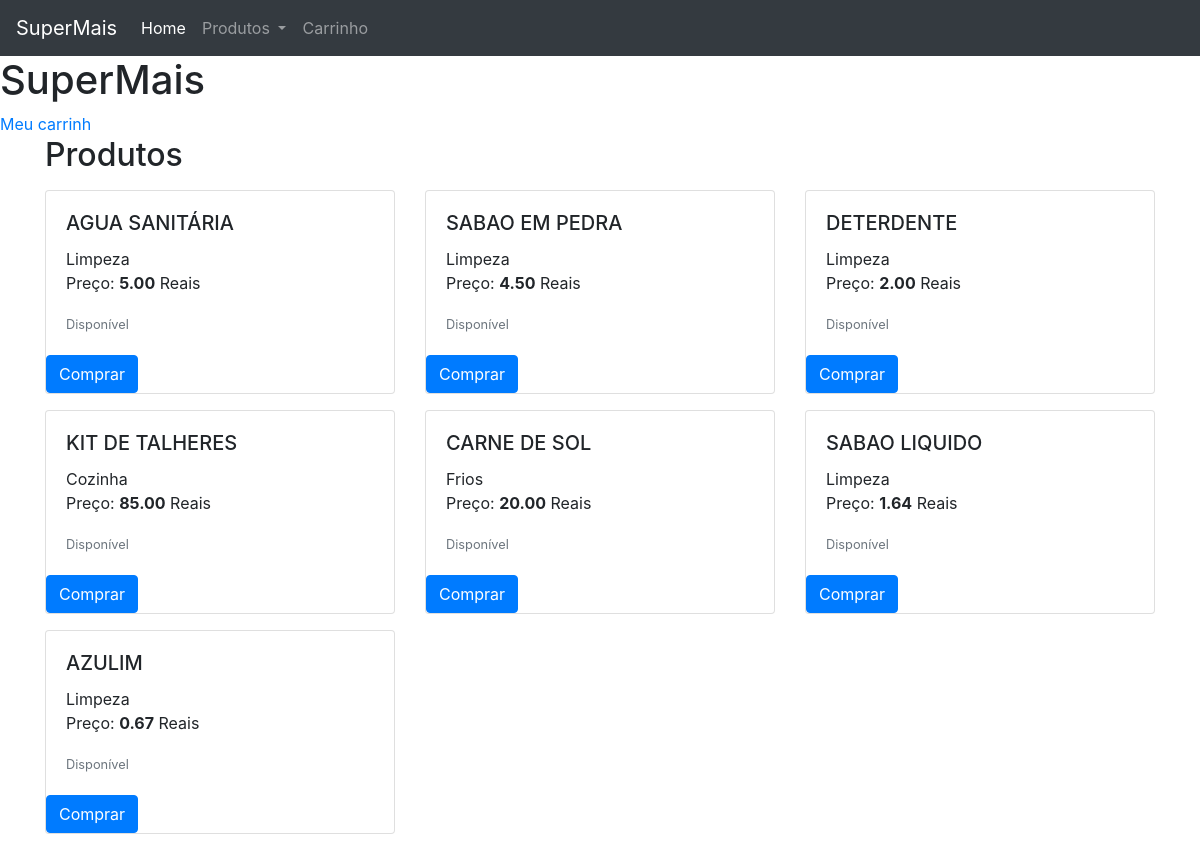
The page / on the database its author committed.
### dashboard/models.py (models this page shows, shortened)
class Produto(models.Model):
    categoria = models.ForeignKey(Categoria, on_delete=models.CASCADE, verbose_name='Categoria')
    nome = models.CharField(max_length=150, unique=True, blank=False, null=False, verbose_name='Produto')
    quantidade = models.IntegerField(blank=False, null=False, verbose_name='Quantidade')
    valor_pago = models.DecimalField(max_digits=6, decimal_places=2, blank=False, null=False,verbose_name='Valor Pago')
    preco_medio = models.DecimalField(default=0.00, max_digits=5, decimal_places=2, blank=False, null=False,verbose_name='Preço de Venda',editable=False)
    data_criada = models.DateTimeField(auto_now_add=True, verbose_name='Criado')
    data_modificacao = models.DateTimeField(auto_now=True,verbose_name='Modificado')
    status = models.BooleanField(default=True, auto_created=True)

class Categoria(models.Model):
    nome = models.CharField(max_length=50, blank=True, null=True, unique=True, verbose_name='Categoria')
    def __str__(self):
        return self.nome

### supermercado/views.py (the view)
# urls.py: path('', super_index, name='super_index'),
def super_index(request, nome=None):
    contexto = {}
    nome_cat = None
    produtos = Produto.objects.all().order_by('-id')
    categorias = Categoria.objects.all()
    if nome:
        nome_cat = get_object_or_404(Categoria, nome=nome)
        produtos = Produto.objects.filter(categoria=nome_cat)
    contexto['categorias'] = categorias
    contexto['categoria'] = nome_cat
    contexto['produtos'] = produtos
    return render(request, 'supermercado/super_index.html', contexto)

### supermercado/templates/supermercado/super_index.html (shortened to what this page needs)
{% extends 'base.html' %}
{% block navbar %}
{% include 'parciais/_super_header.html' %}
{% endblock %}
{% block main %}
<h1>SuperMais</h1>
<form action="" method="POST">
    <a href="{% url 'carrinho_detalhe' %}">Meu carrinh</a>
</form>
<div class="container">
    <div class="row">
        <div class="col-12">
            <h2>{% if categoria %}{{categoria.nome}}{%else%}Produtos{%endif%}</h2>
        </div>
        {% for produto in produtos %}
        <div class="col-4">
            <div class="card mb-2 mt-2" style="width: 22 rem;">
                <div class="card-body">
                    <h5 class="card-title">{{produto.nome}}</h5>
                    <span class="card-title">{{produto.categoria}}</span>
                    <p class="card-text">Preço: <strong>{{produto.preco_medio}}</strong> Reais</p>
                    <p class="card-text"><small
                            class="text-muted">{% if produto.status == True%}Disponível{%else%}Indisponível{%endif%}</small>
                    </p>
                </div>
                {% if produto.status == False%}
                <form action="{% url 'super_produto_detalhe' produto.id %}" method="POST">
                    {% csrf_token %}
                    <input type="submit" class="btn btn-primary disabled" hidden value="Comprar">
                </form>
                {%else%}
                <form action="{% url 'super_produto_detalhe' produto.id %}" method="POST">
                    <input type="submit" class="btn btn-primary" value="Comprar">
                </form>
                {%endif%}
            </div>
        </div>
        {% endfor %}
    </div>
</div>
{% endblock %}

### rows shown on the page
Produto: nome "AGUA SANITÁRIA", categoria "Limpeza", preco_medio "5.00", status "Disponível"
Produto: nome "SABAO EM PEDRA", categoria "Limpeza", preco_medio "4.50", status "Disponível"
Produto: nome "DETERDENTE", categoria "Limpeza", preco_medio "2.00", status "Disponível"
Produto: nome "KIT DE TALHERES", categoria "Cozinha", preco_medio "85.00", status "Disponível"
Produto: nome "CARNE DE SOL", categoria "Frios", preco_medio "20.00", status "Disponível"
Produto: nome "SABAO LIQUIDO", categoria "Limpeza", preco_medio "1.64", status "Disponível"
Produto: nome "AZULIM", categoria "Limpeza", preco_medio "0.67", status "Disponível"
